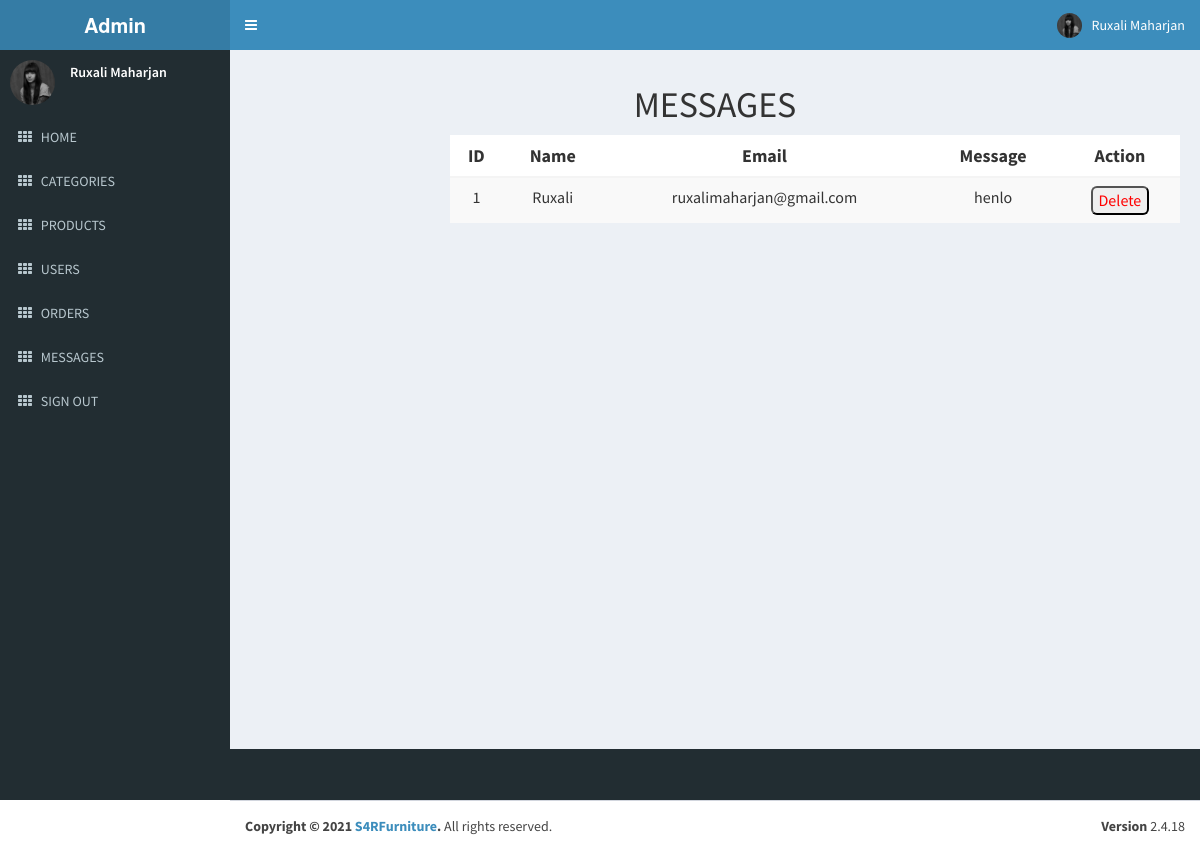
The page /admin/message.php (signed in) on the database its author committed.
### tables this page shows
CREATE TABLE `contact` (
  `id` int(11) NOT NULL,
  `name` varchar(255) NOT NULL,
  `email` varchar(255) NOT NULL,
  `message` varchar(255) NOT NULL
);

### admin/message.php (the view, shortened to what this page needs)
<!DOCTYPE html>
<html>
<?php
 require('../connect.php');
  $sql = "select * from contact order by id asc";
  $res = mysqli_query($connect,$sql);
?>
<?php
include('adminfiles/head.php')
?>
<body class="hold-transition skin-blue sidebar-mini">
  <div class="wrapper">
    <?php
    include('adminfiles/header.php')
    ?>
    <?php
    include('adminfiles/aside.php');
    ?>
    <div class="content-wrapper">
      <section class="content-header">
        <center>
          <h1>
            MESSAGES
          </h1>
        </center>
      </section>
      <div class="container">
        <div class="col-md-8 col-md-offset-2">
          <table class="table table-striped text-center" style="background-color: white;">
            <thead>
              <tr>
                <th style="font-size: large;">ID</th>
                <th style="font-size: large;">Name</th>
                <th style="font-size: large;">Email</th>
                <th style="font-size: large;">Message</th>
                <th style="font-size: large;">Action</th>
              </tr>
            </thead>
            <tbody>
              <?php
              while ($row = mysqli_fetch_assoc($res)) { ?>
                <tr>
                  <td style="font-size: medium;"><?php echo $row['id'] ?></td>
                  <td style="font-size: medium;"><?php echo $row['name'] ?></td>
                  <td style="font-size: medium;"><?php echo $row['email'] ?></td>
                  <td style="font-size: medium;"><?php echo $row['message'] ?></td>
                  <td style="font-size: medium;">
                  <div class="buttons">
                    <?php
                    echo "<button style='border-radius:6px;'><a style='color:red' href = '?type=delete&id=" . $row['id'] . "'>Delete</a></button>";
                    ?>
                    </div>
                  </td>
                </tr>
              <?php } ?>
            </tbody>
          </table>
        </div>
      </div>
    </div>
  </div>
  <?php
  include('adminfiles/footer.php');
  ?>
</body>
</html>

### admin/message.php (style rules this page uses)
.buttons { display: flex; justify-content: center; }

### rows shown on the page
contact: id "1", name "Ruxali", email "ruxalimaharjan@gmail.com", message "henlo"
